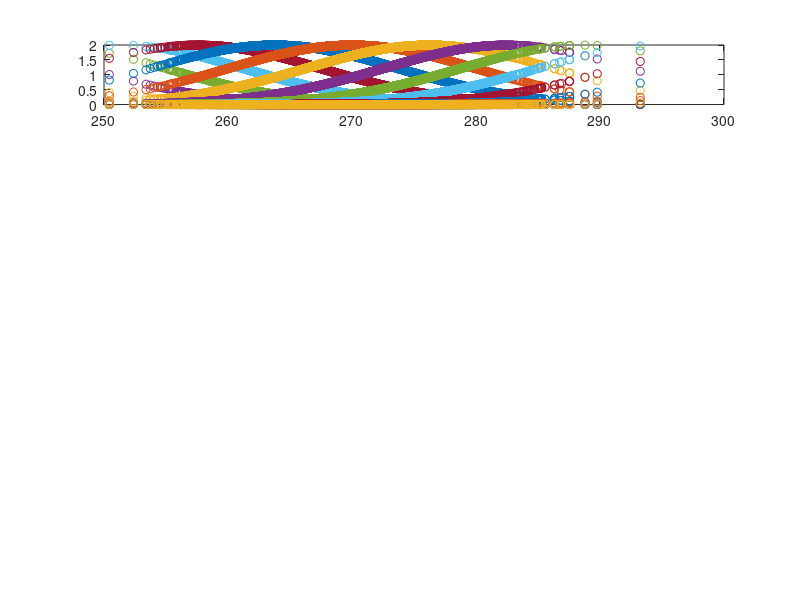

Here is the MATLAB script that generated this plot: (Note: this script raises an error after producing the figure.)
close all;
N = 17;
mu = linspace(220,320,N);
G = 50;
%mu = randn(1, N) * 50 + 270;
sigma = 10;
%s_train = rand(1000, 1) * (320-220) + 220;
s_train = randn(10000, 1)*5 + 270;
delta = bsxfun(@minus, s_train(:), mu);
f = bsxfun(@times, G, normpdf(delta, 0, sigma));

subplot(5,1,1);
plot(s_train, f, 'o');
r = poissrnd(f);
r=bsxfun(@minus, r, mean(r));

s_decode = linspace(240, 300, 1000);
K = covk(5, 20, s_train, s_decode);
Kn = covk(1, 20, s_train, s_decode);
subplot(5,1,2);
ps = normpdf(s_decode, 270, 5);
plot(s_decode, ps);
subplot(5,1,3);
plot(s_decode, sum(Kn, 2));
h = K * r;
hn = bsxfun(@rdivide, h, ps(:));
subplot(5,1,4);
plot(s_decode, h);
subplot(5,1,5);
plot(s_decode, hn);


%% test it
s_test = randn(100, 1)*10 + 270;
delta_test = bsxfun(@minus, s_test(:), mu);
r_test = normpdf(delta_test, 0, sigma);
%r_test = bsxfun(@minus, r_test, mean(r));

v = hn * r_test';
vn = bsxfun(@minus, v, max(v));
figure;
plot(s_decode, vn);

[~, pos] = max(vn);
s_hat = s_decode(pos);
figure;
plot(s_test, s_hat, 'ro');
hold on;
plot(s_decode, s_decode, 'k--');